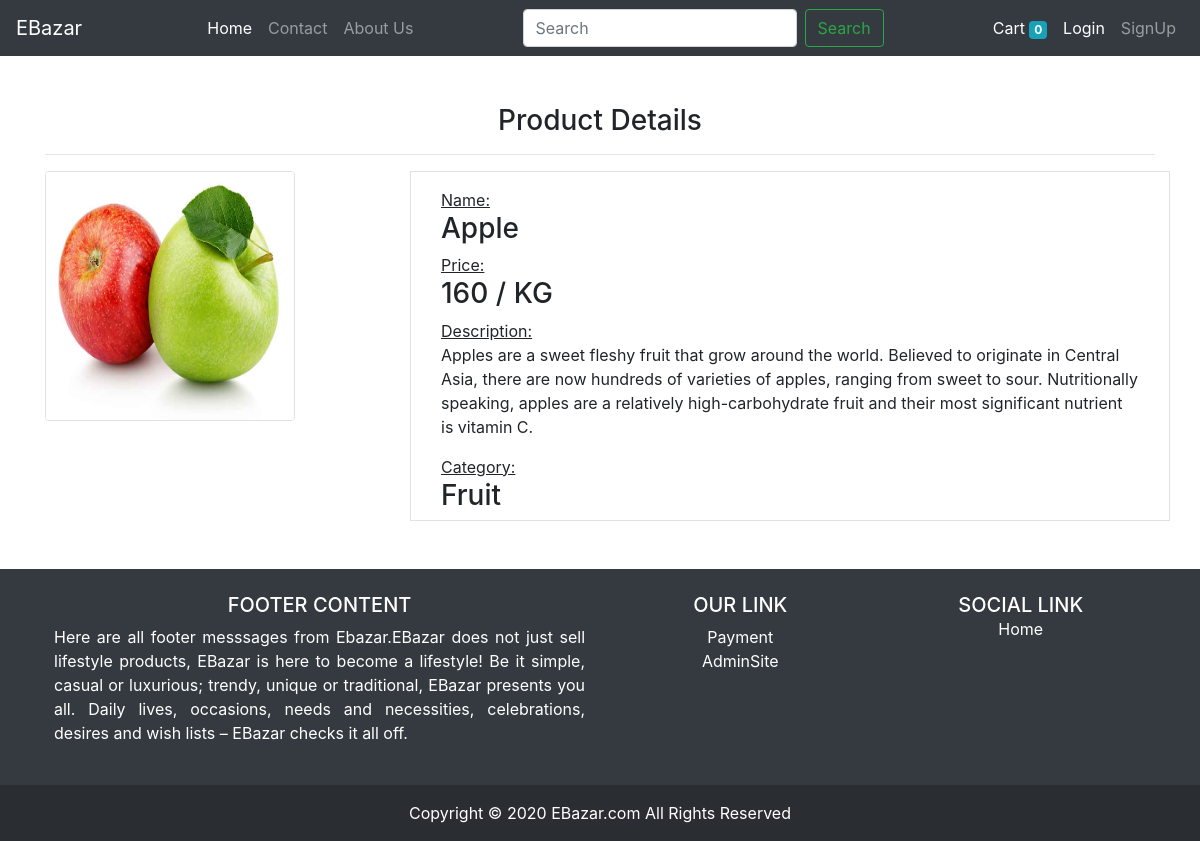
The page /productdetailview/6/ on the database its author committed.
### store/models/product.py (models this page shows, shortened)
class Product(models.Model):
    name = models.CharField(max_length=50)
    price = models.IntegerField(default=0)
    unit = models.CharField(max_length = 15,blank=True)
    description = models.TextField(max_length=1000,null=True,blank=True)
    category = models.ForeignKey(Category,on_delete=models.CASCADE,default=1)
    image = models.ImageField(upload_to = 'products/')

### store/models/category.py (models this page shows, shortened)
class Category(models.Model):
    name = models.CharField(max_length=25)
    def __str__(self):
        return self.name

### store/views.py (the view)
# urls.py: path('productdetailview/<int:id>/',ProductDetailView.as_view(),name='productdetailview'),
class ProductDetailView(View):
    def get(self,request,id):
        product = get_object_or_404(Product, id=id)
        context = {
            'product':product,
        }
        return render(request,'productdetailview.html',context)

### templates/productdetailview.html
{% extends 'base.html' %}
{% load cart %}
{% block content %}
<div class="container mt-5">
        <h3 class="text-center">Product Details</h3><hr>
    <div class="row">
        <div class="col-md-4 col-sm-12">
            <img src="{{ product.image.url }}" class="border rounded" alt="" height="250px" width="250px" class="card-img-top"><br>
        </div>
        <div class="col-md-8 col-sm-12 border">
            <div class="col-md-12 mt-3">
                <u>Name:</u>
                <h3>{{ product.name }}</h3>
                <u>Price:</u>
                <h3>{{ product.price }} / {{ product.unit }}</h3>
                <u>Description:</u>
                <p>{{ product.description }} </p>
                <u>Category:</u>
                <h3 class="mx-auto tex-center">{{ product.category }}</h3>
            </div>
        </div>
    </div>
</div>
{% endblock %}

### rows shown on the page
Product: image (picture), name "Apple", price "160", unit "KG", description "Apples are a sweet fleshy fruit that grow around the world. Believed to originate in Central Asia, there are now hundreds of varieties of apples, ranging from sweet to sour. Nutritionally speaking, apples are a relatively high-carbohydrate fruit and their most significant nutrient is vitamin C.", category "Fruit"
